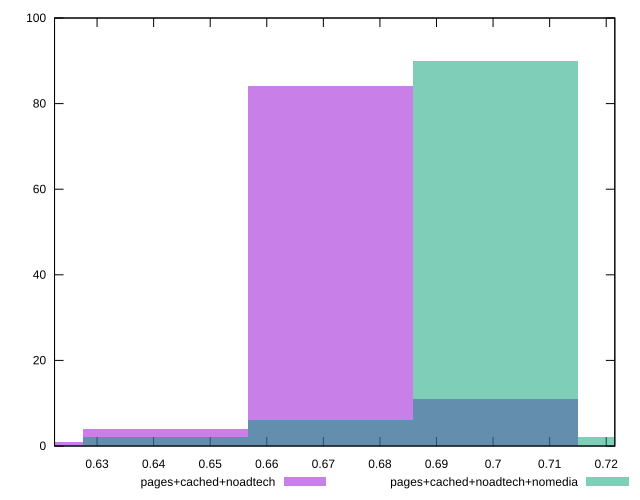

Write the gnuplot code that produced this figure.
reset

$pagesCachedNoadtech <<EOF
0.7004624610843577 11
0.6712765252058428 84
0.6129046534488131 1
0.642090589327328 4
EOF

$pagesCachedNoadtechNomedia <<EOF
0.7004624610843577 90
0.6712765252058428 6
0.7296483969628726 2
0.642090589327328 2
EOF

set key outside below
set boxwidth 0.029185935878514906
set xrange [0.6224828336711038:0.72152065989314]
set yrange [0:100]
set trange [0:100]
set style fill transparent solid 0.5 noborder
set terminal svg size 640, 500 enhanced background rgb 'white'
set output "report_00011_2021-02-09T10:53:21.242Z/meta/pScore/comparison/histogram/2_vs_3.svg"

plot $pagesCachedNoadtech title "pages+cached+noadtech" with boxes, \
     $pagesCachedNoadtechNomedia title "pages+cached+noadtech+nomedia" with boxes

reset
